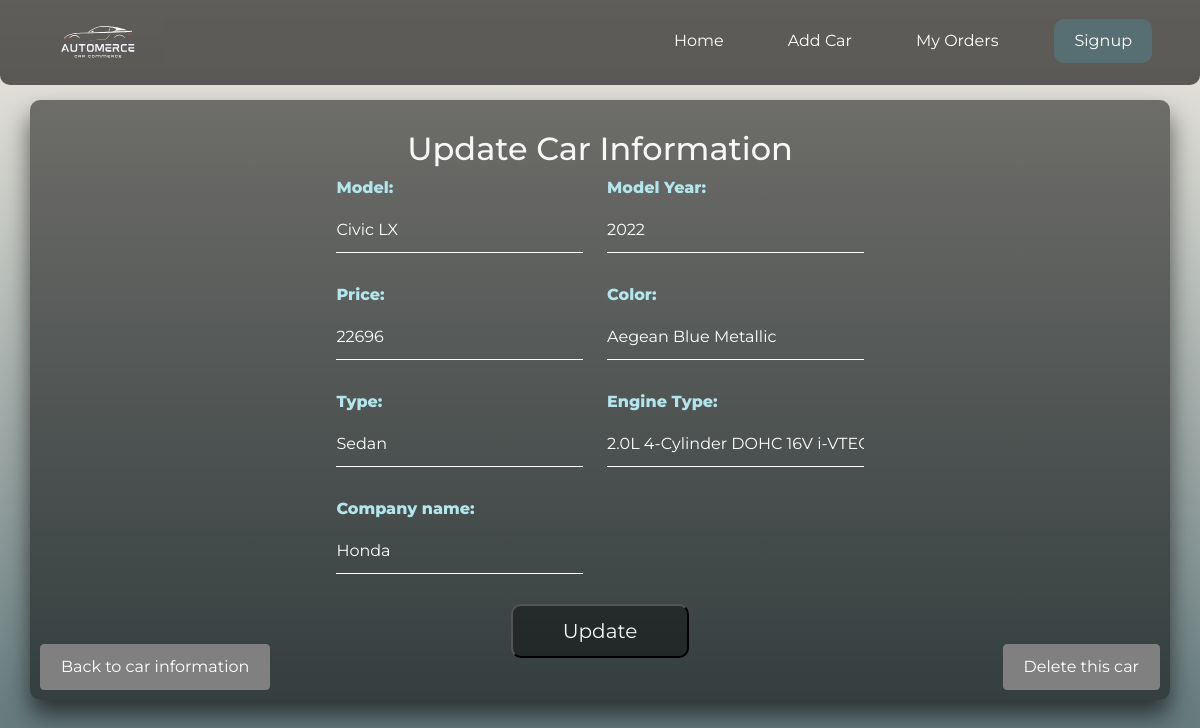
/update_car/2/, run on the app's committed database.
### CarApp/models.py (models this page shows)
class Cars(models.Model):
    Model=models.CharField(max_length=64)
    price=models.IntegerField()
    type=models.CharField(max_length=64)
    Cname=models.CharField(max_length=64)
    ModelYear=models.IntegerField()
    colour=models.CharField(max_length=64,null=True)
    engineType=models.CharField(max_length=64,null=True)
    customer=models.ManyToManyField(User,null=True,blank=True ,related_name="cars")#,on_delete=models.CASCADE

### CarApp/views.py (the view, shortened to what this page needs)
# urls.py: path('update_car/<int:carid>/', views.updateCar, name='update_car'),
def updateCar(request, carid):
    car = Cars.objects.get(id=carid)
    return render(request, "CarApp/updatecar.html", {"car": car})

### CarApp/templates/CarApp/updatecar.html (shortened to what this page needs)
{% extends "CarApp/layout.html" %} {% block body %} {% load static %}
<head>
  <link rel="stylesheet" href="{% static 'CarApp/updatecar.css' %}" />
</head>
<div class="dbox">
  <div class="formbox">
    <h2 class="text-center">Update Car Information</h2>
    <form method="post" action="{% url 'update_car' car.id %}">
      <div class="left">
        <label for="Model">Model:</label>
        <input type="text" name="Model" value="{{ car.Model }}" autofocus />
        <label for="price">Price:</label>
        <input type="text" name="price" value="{{ car.price }}" />
        <label for="type">Type:</label>
        <input type="text" name="type" value="{{ car.type }}" />
        <label for="Cname">Company name:</label>
        <input type="text" name="Cname" value="{{ car.Cname }}" />
      </div>
      <div class="right">
        <label for="ModelYear">Model Year:</label>
        <input type="text" name="ModelYear" value="{{ car.ModelYear }}" />
        <label for="colour">Color:</label>
        <input type="text" name="colour" value="{{ car.colour }}" />
        <label for="engineType">Engine Type:</label>
        <input type="text" name="engineType" value="{{ car.engineType }}" />
      </div>
      <input id="update" type="submit" value="Update" />
      </form>
    </div>
    <div class="button-container">
      <div class="back-link">
        <a href="{% url 'specific' car.id %}">Back to car information</a>
      </div>
      <div class="delete-link">
        <a href="{% url 'delete' car.id %}">Delete this car</a>
    </div>
  </div>
{% endblock %}

### CarApp/static/CarApp/updatecar.css (style rules this page uses)
html { height: 100%; }
body { font-family: 'Montserrat', sans-serif; margin:0; padding:0; background: linear-gradient(#F0EBE3, #576F72); }
.dbox { font-family: 'Montserrat', sans-serif; position: absolute; top: 50%; left: 50%; width: 95%; height: 75%; transform: translate(-50%, -50%); background: rgba(0,0,0,.5); box-sizing: border-box; box-shadow: 0 15px 25px rgba(0,0,0,.6); border-radius: 10px; overflow: auto; }
.left input, .right input { width: 100%; padding: 10px 0; font-size: 16px; color: #ffffff; margin-bottom: 30px; border: none; border-bottom: 1px solid #ffffff; outline: none; background: transparent; }
.formbox { position: absolute; width: 50%; top: 5%; left: 25%; color: #f7f7f7; text-align: center; }
.left { width: 45%; display: inline-block; padding-right: 10px; margin-right: 10px; }
.right { width: 45%; display: inline-block; vertical-align: top; }
.left, .right { text-align: left; }
label { color: #b2e6ec; font-weight: 800; }
#update { padding: 10px 50px; margin-bottom: 20px; color: #f7f7f7; font-size: 20px; background-color: rgba(0,0,0,0.4); display: inline-block; border-radius: 10px; }
.button-container { display: flex; justify-content: space-between; position: absolute; width: 100%; bottom: 0; }
.back-link a, .delete-link a { display: inline-block; padding: 10px 20px; background-color: gray; border: 1px solid gray; border-radius: 4px; text-decoration: none; color: #ffffff; margin: 10px; cursor: pointer; }

### data on the page
Cars: Model "Civic LX", price "22696", type "Sedan", Cname "Honda", ModelYear "2022", colour "Aegean Blue Metallic", engineType "2.0L 4-Cylinder DOHC 16V i-VTEC"
